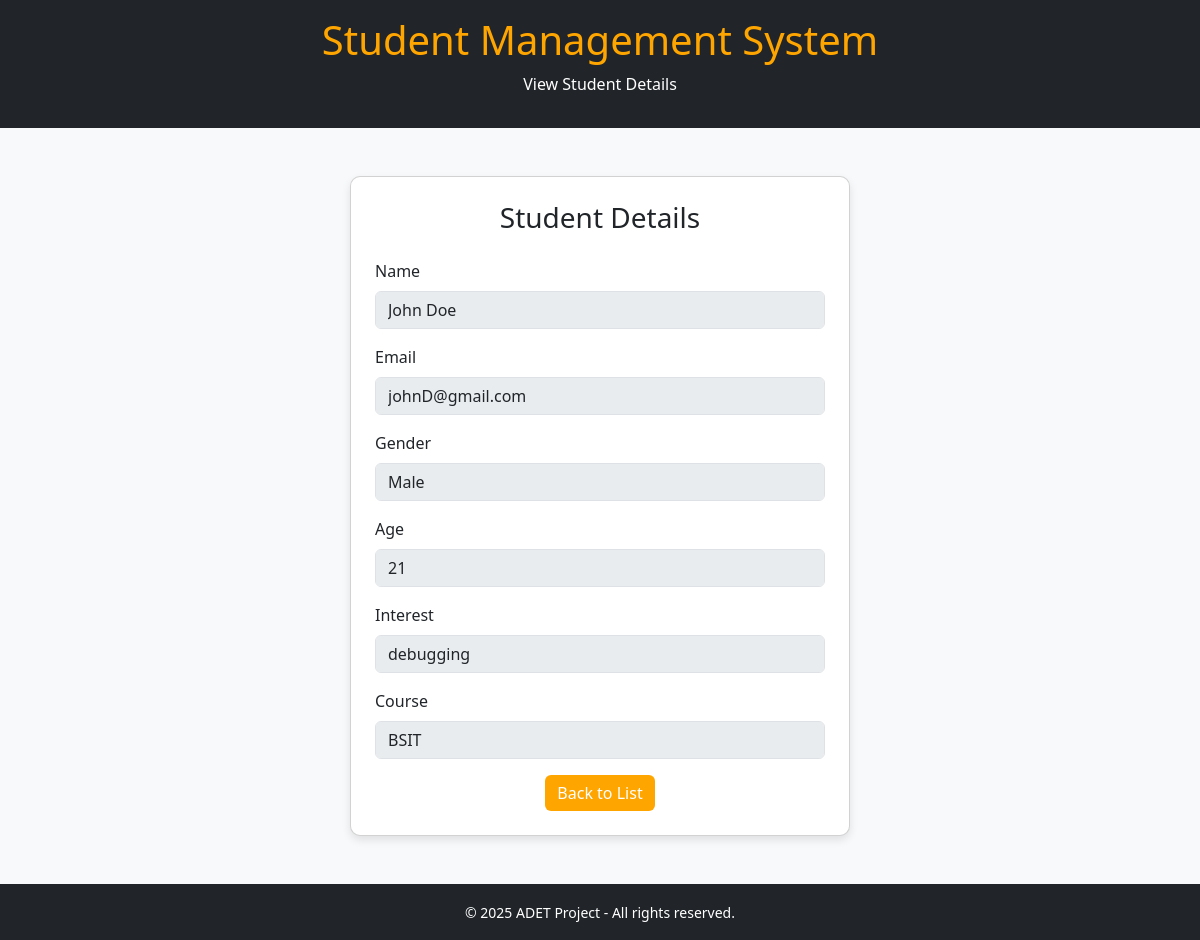
Page /students/10/ on the earlier database version.
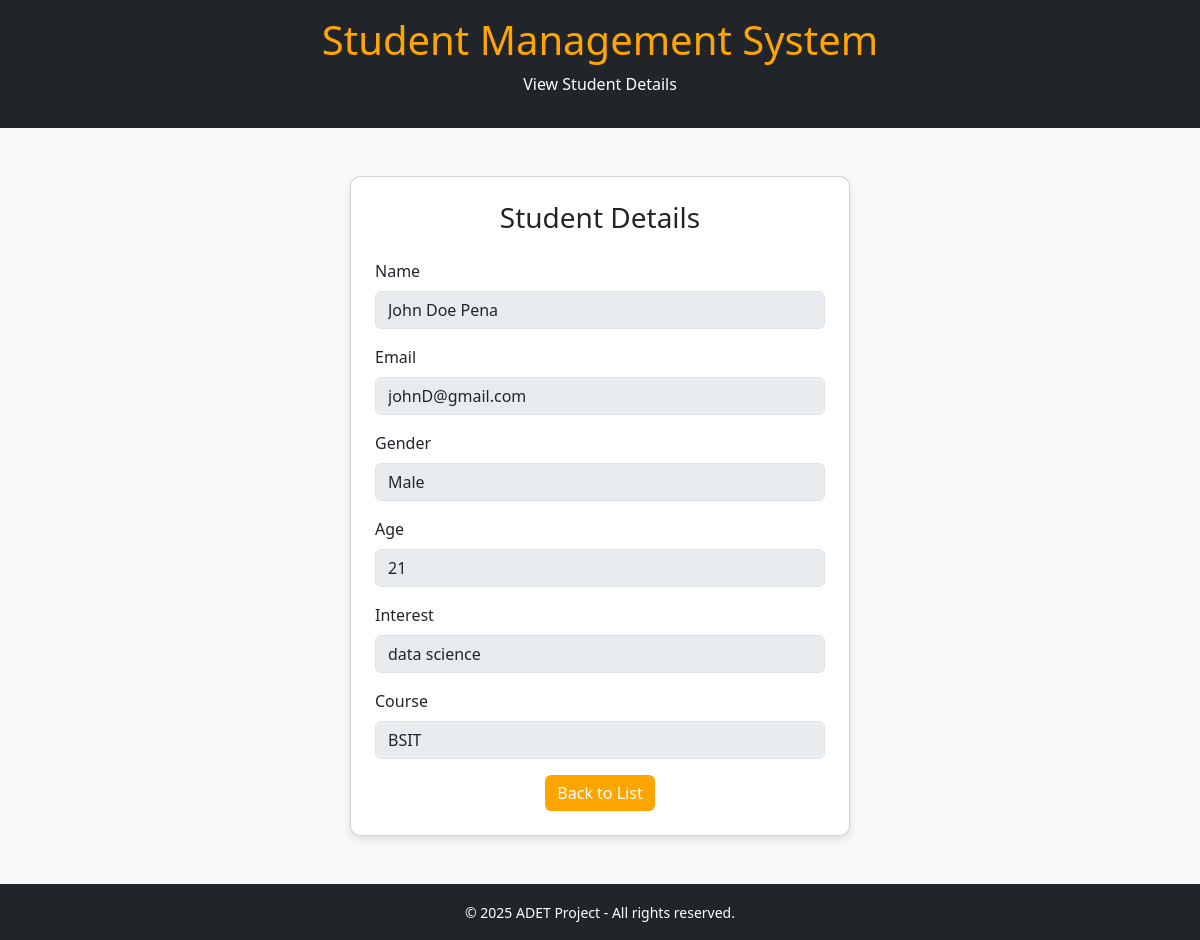
Same page on the later database version.
### students/models.py (models this page shows, shortened)
class StudentInfo(models.Model):
    name = models.CharField(max_length=100, blank=True, default="")
    address = models.CharField(max_length=250, blank=True, default="")
    email = models.EmailField(max_length=100, blank=True, default="")
    gender = models.CharField(
        max_length=10,
        default="",
        choices=[
            ('Male', 'male'),
            ('Female', 'female')
        ]
    )
    age = models.IntegerField(default=0, blank=True)
    interest = models.CharField(max_length=200, blank=True, default="")
    course = models.CharField(max_length=100, blank=True, default="")

### students/views.py (the view)
# urls.py: path('students/<int:pk>/', views.view_students, name='view_students'),
def view_students(request, pk):
    student = get_object_or_404(StudentInfo, pk=pk)
    return render(request, 'students/view.html', {'student': student})

### students/templates/students/view.html (shortened to what this page needs)
<!DOCTYPE html>
<html lang="en">
<head>
    <link href="https://cdn.jsdelivr.net/npm/bootstrap@5.3.3/dist/css/bootstrap.min.css" rel="stylesheet" />
</head>
<body>
    <header class="bg-dark text-white text-center py-3">
        <h1>Student Management System</h1>
        <p>View Student Details</p>
    </header>
    <div class="container mt-5">
        <div class="card p-4 mx-auto" style="max-width: 500px;">
            <h3 class="text-center mb-4">Student Details</h3>
            <div id="studentDetails">
                <div class="mb-3">
                    <label class="form-label">Name</label>
                    <input type="text" class="form-control" value="{{ student.name }}" readonly>
                </div>
                <div class="mb-3">
                    <label class="form-label">Email</label>
                    <input type="email" class="form-control" value="{{ student.email }}" readonly>
                </div>
                <div class="mb-3">
                    <label class="form-label">Gender</label>
                    <input type="text" class="form-control" value="{{ student.gender }}" readonly>
                </div>
                <div class="mb-3">
                    <label class="form-label">Age</label>
                    <input type="number" class="form-control" value="{{ student.age }}" readonly>
                </div>
                <div class="mb-3">
                    <label class="form-label">Interest</label>
                    <input type="text" class="form-control" value="{{ student.interest }}" readonly>
                </div>
                <div class="mb-3">
                    <label class="form-label">Course</label>
                    <input type="text" class="form-control" value="{{ student.course }}" readonly>
                </div>
                <div class="d-flex justify-content-center">
                    <a href="{% url 'home' %}" class="btn btn-primary">Back to List</a>
                </div>
            </div>
        </div>
    </div>
    <footer class="bg-dark text-white text-center py-3 mt-5">
        <small>© 2025 ADET Project - All rights reserved.</small>
    </footer>
</body>
</html>

Differences in the rows shown:
changed StudentInfo "johnD@gmail.com": name "John Doe" → "John Doe Pena"; interest "debugging" → "data science"
